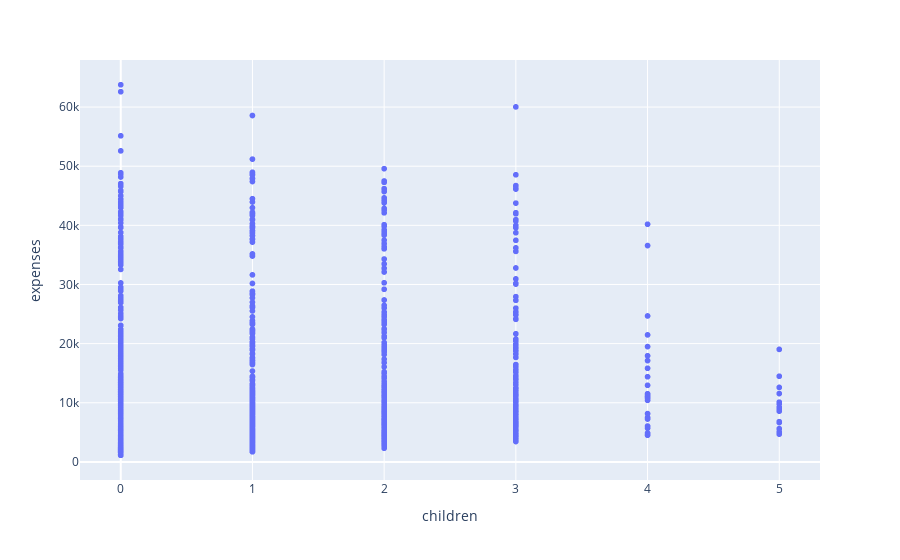

The notebook cell this image was saved under:
### Code cell
childrenplt = pd.concat([df['expenses'],df['children']],axis=1)
px.scatter(childrenplt,x='children',y='expenses')

### Figure 1 — Plotly figure (JSON) as saved in the notebook; plotly's stock layout.template omitted (floating-point values rounded to 4 significant figures; data arrays with more than 128 entries replaced by an {"elided": "..."} marker saying what was removed)
{"data": [{"hovertemplate": "children=%{x}<br>expenses=%{y}<extra></extra>", "legendgroup": "", "marker": {"color": "#636efa", "symbol": "circle"}, "mode": "markers", "name": "", "showlegend": false, "type": "scattergl", "x": {"elided": "1338 int values"}, "xaxis": "x", "y": {"elided": "1338 float values"}, "yaxis": "y"}], "layout": {"legend": {"tracegroupgap": 0}, "margin": {"t": 60}, "xaxis": {"anchor": "y", "domain": [0, 1], "title": {"text": "children"}}, "yaxis": {"anchor": "x", "domain": [0, 1], "title": {"text": "expenses"}}}}
